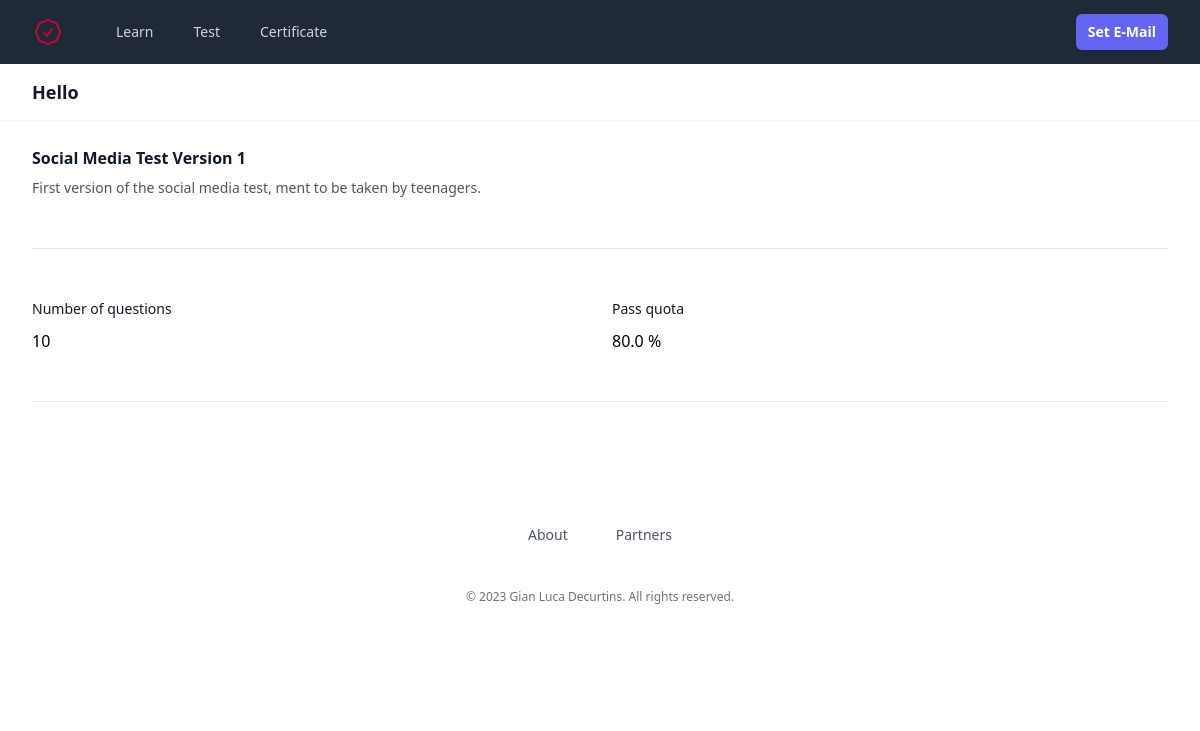
The page /test/1 on the database as committed earlier.
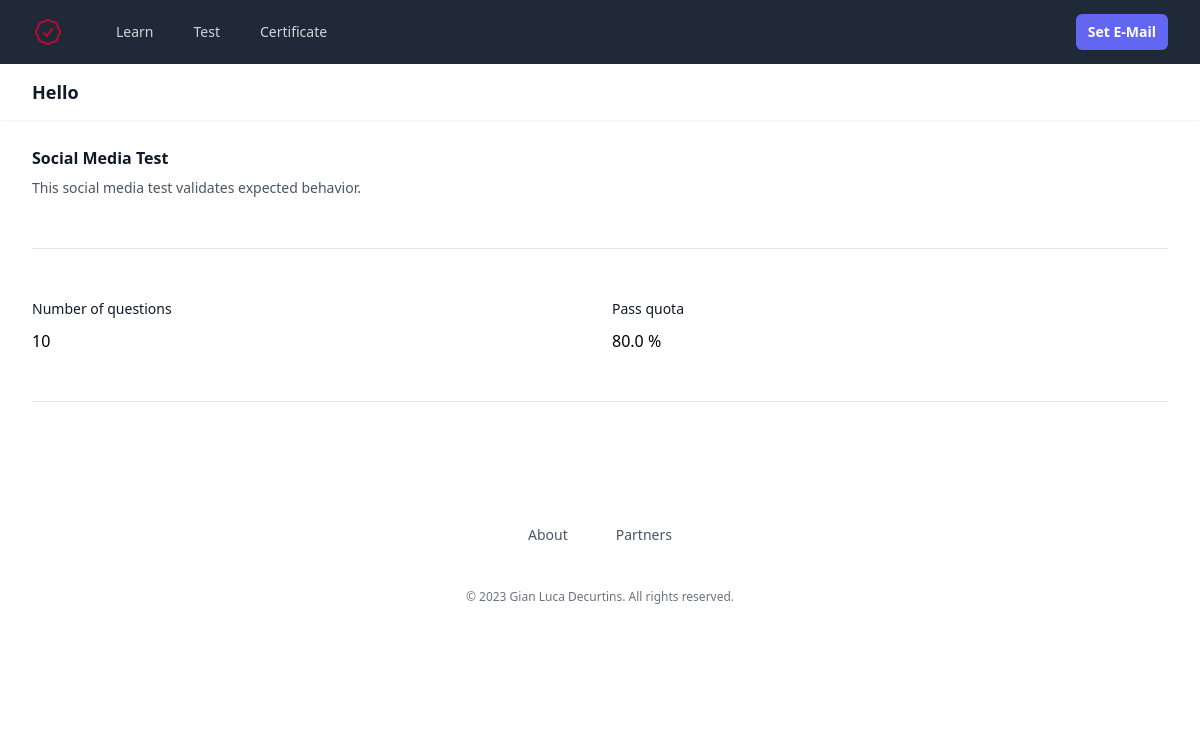
The same page on the database as committed later.
### tables this page shows
CREATE TABLE test (
  test_id INTEGER PRIMARY KEY AUTOINCREMENT,
  name TEXT NOT NULL,
  short_description TEXT NOT NULL,
  description TEXT NOT NULL,
  number_of_questions INTEGER NOT NULL DEFAULT 10,
  pass_quota REAL NOT NULL DEFAULT 1.00
);

### socialmediacert/test.py (the view)
@bp.route("/<int:test_id>")
def detail(test_id):
    db = get_db()
    test = db.execute(
        f"SELECT test_id, name, description, number_of_questions, pass_quota FROM test WHERE test_id = {test_id}"
    ).fetchone()
    return render_template("test/detail.html", test=test)

### socialmediacert/db.py (called while the page is built)
def get_db():
    if "db" not in g:
        g.db = sqlite3.connect(
            current_app.config["DATABASE"], detect_types=sqlite3.PARSE_DECLTYPES
        )
        g.db.row_factory = sqlite3.Row
    return g.db

### socialmediacert/templates/test/detail.html
{% extends "base.html" %} {% block title %}Test detail{% endblock %} {% block
content %}
<div class="space-y-12">
  <div class="border-b border-gray-900/10 pb-12">
    <h2 class="text-base font-semibold leading-7 text-gray-900">
      {{ test['name']}}
    </h2>
    <p class="mt-1 text-sm leading-6 text-gray-600">{{ test['description']}}</p>
  </div>
  <div class="border-b border-gray-900/10 pb-12">
    <div class="mt-10 grid grid-cols-1 gap-x-6 gap-y-8 sm:grid-cols-6">
      <div class="sm:col-span-3">
        <label
          for="first-name"
          class="block text-sm font-medium leading-6 text-gray-900"
          >Number of questions</label
        >
        <div class="mt-2">{{ test['number_of_questions'] }}</div>
      </div>
      <div class="sm:col-span-3">
        <label
          for="last-name"
          class="block text-sm font-medium leading-6 text-gray-900"
          >Pass quota</label
        >
        <div class="mt-2">{{ test['pass_quota'] * 100 }} %</div>
      </div>
    </div>
  </div>
</div>
{% endblock %}

### socialmediacert/templates/base.html (shortened to what this page needs)
<!DOCTYPE html>
<html lang="en">
  <head>
    <script src="https://cdn.tailwindcss.com"></script>
  </head>
  <body>
    <div class="min-h-full">
      <nav class="bg-gray-800">
        <div class="mx-auto max-w-7xl px-4 sm:px-6 lg:px-8">
          <div class="flex h-16 items-center justify-between">
            <div class="flex items-center">
              <div class="flex-shrink-0">
                <a href="{{ url_for('index') }}">
                  <img
                    class="h-8 w-8"
                    src="/static/socialmediacert-icon.svg"
                    alt="Social Media Certificate"
                /></a>
              </div>
              <div>
                <div class="ml-10 flex items-baseline space-x-4">
                  <a
                    href="{{ url_for('learn.index') }}"
                    class="{{ 'bg-gray-900 text-white' if request.path == url_for('learn.index') else 'text-gray-300 hover:bg-gray-700 hover:text-white'}} rounded-md px-3 py-2 text-sm font-medium"
                    aria-current="page"
                    >Learn</a
                  >
                  <a
                    href="{{ url_for('test.index') }}"
                    class="{{ 'bg-gray-900 text-white' if request.path == url_for('test.index') else 'text-gray-300 hover:bg-gray-700 hover:text-white'}} rounded-md px-3 py-2 text-sm font-medium"
                    >Test</a
                  >
                  <a
                    href="{{ url_for('certificate.index') }}"
                    class="{{ 'bg-gray-900 text-white' if request.path == url_for('certificate.index') else 'text-gray-300 hover:bg-gray-700 hover:text-white'}} rounded-md px-3 py-2 text-sm font-medium"
                    >Certificate</a
                  >
                </div>
              </div>
            </div>
            <div>
              <div class="ml-4 flex items-center md:ml-6">
                <a href="{{ url_for('email') }}"
                  ><button
                    type="button"
                    class="ml-3 inline-flex items-center rounded-md bg-indigo-500 px-3 py-2 text-sm font-semibold text-white shadow-sm hover:bg-indigo-400 focus-visible:outline focus-visible:outline-2 focus-visible:outline-offset-2 focus-visible:outline-indigo-500"
                  >
                    Set E-Mail
                  </button></a
                >
              </div>
            </div>
          </div>
        </div>
      </nav>
      <header class="bg-white shadow-sm">
        <div class="mx-auto max-w-7xl px-4 py-4 sm:px-6 lg:px-8">
          <h1 class="text-lg font-semibold leading-6 text-gray-900">
            {% block header %}Hello {{ session['email'] }}{% endblock %}
          </h1>
        </div>
      </header>
      <main>
        <div class="mx-auto max-w-7xl py-6 sm:px-6 lg:px-8">
          <div id="content">{% block content %}{% endblock %}</div>
        </div>
      </main>
      <footer class="bg-white">
        <div
          class="mx-auto max-w-7xl overflow-hidden px-6 py-20 sm:py-24 lg:px-8"
        >
          <nav
            class="-mb-6 columns-2 sm:flex sm:justify-center sm:space-x-12"
            aria-label="Footer"
          >
            <div class="pb-6">
              <a
                href="{{ url_for('about') }}"
                class="text-sm leading-6 text-gray-600 hover:text-gray-900"
                >About</a
              >
            </div>
            <div class="pb-6">
              <a
                href="#"
                class="text-sm leading-6 text-gray-600 hover:text-gray-900"
                >Partners</a
              >
            </div>
          </nav>
          <p class="mt-10 text-center text-xs leading-5 text-gray-500">
            &copy; 2023 Gian Luca Decurtins. All rights reserved.
          </p>
        </div>
      </footer>
    </div>
  </body>
</html>

Rows that differ between the two databases and show on the page:
changed test: name "Social Media Test Version 1" → "Social Media Test"; description "First version of the social media test, ment to be taken by teenagers." → "This social media test validates expected behavior."
